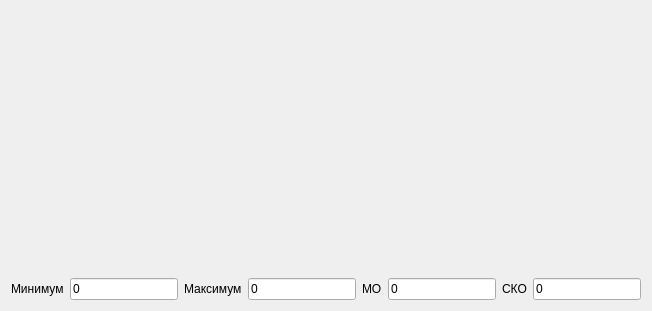
          <widget class="QWidget" name="tab_8">
           <attribute name="title">
            <string>Площадь</string>
           </attribute>
           <layout class="QGridLayout" name="gridLayout_14">
            <item row="0" column="0">
             <layout class="QVBoxLayout" name="verticalLayout_10">
              <item>
               <widget class="QCustomPlot" name="customplot_area" native="true">
                <property name="minimumSize">
                 <size>
                  <width>601</width>
                  <height>261</height>
                 </size>
                </property>
               </widget>
              </item>
              <item>
               <layout class="QHBoxLayout" name="horizontalLayout_5">
                <item>
                 <widget class="QLabel" name="label_25">
                  <property name="text">
                   <string>Минимум</string>
                  </property>
                 </widget>
                </item>
                <item>
                 <widget class="QLineEdit" name="min_area">
                  <property name="text">
                   <string>0</string>
                  </property>
                 </widget>
                </item>
                <item>
                 <widget class="QLabel" name="label_27">
                  <property name="text">
                   <string>Максимум</string>
                  </property>
                 </widget>
                </item>
                <item>
                 <widget class="QLineEdit" name="max_area">
                  <property name="text">
                   <string>0</string>
                  </property>
                 </widget>
                </item>
                <item>
                 <widget class="QLabel" name="label_26">
                  <property name="text">
                   <string>МО</string>
                  </property>
                 </widget>
                </item>
                <item>
                 <widget class="QLineEdit" name="mid_area">
                  <property name="text">
                   <string>0</string>
                  </property>
                 </widget>
                </item>
                <item>
                 <widget class="QLabel" name="label_24">
                  <property name="text">
                   <string>СКО</string>
                  </property>
                 </widget>
                </item>
                <item>
                 <widget class="QLineEdit" name="sko_area">
                  <property name="text">
                   <string>0</string>
                  </property>
                 </widget>
                </item>
               </layout>
              </item>
             </layout>
            </item>
           </layout>
          </widget>
